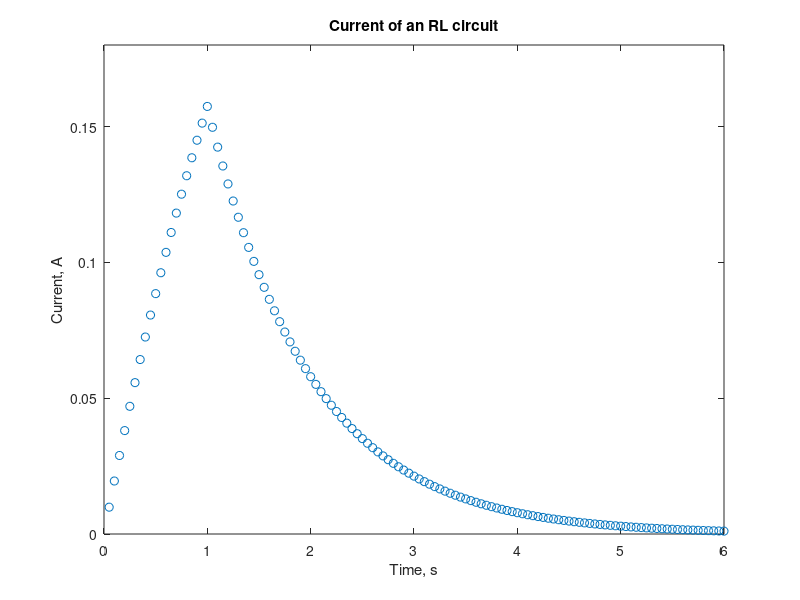

Write MATLAB code to recreate this figure.
clear all
% Solution to Example 5.3
% tau1 is time constant when switch is at b
% tau2 is the time constant when the switch is in position c
%
tau1 = 200/100;
for k=1:20
t(k) = k/20;
i(k) = 0.4*(1-exp(-t(k)/tau1));
end
imax = i(20);
tau2 = 200/200;
for k = 21:120
    t(k) = k/20;
    i(k) = imax*exp(-t(k-20)/tau2);
end
% plot the current
plot(t,i,'o')
axis([0 6 0 0.18])
title('Current of an RL circuit')
xlabel('Time, s')
ylabel('Current, A')
